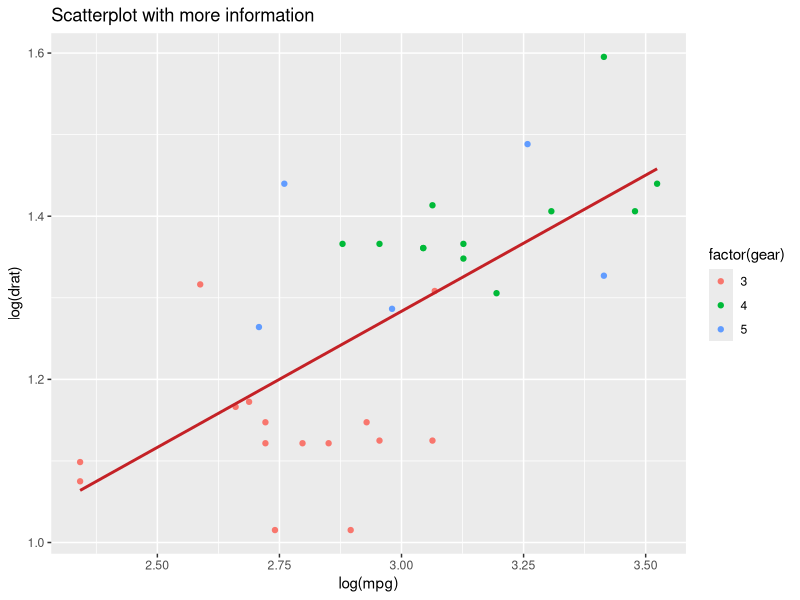
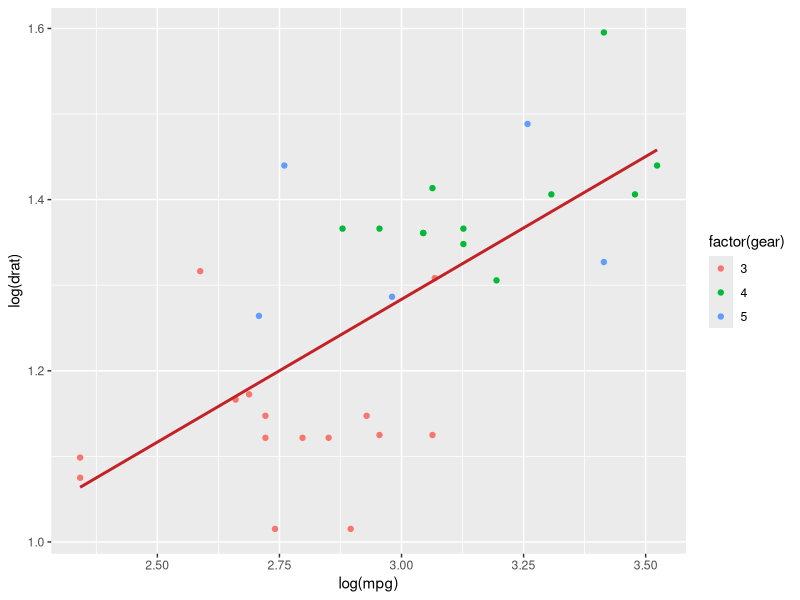

Source code (R) for these figures, in order:
library(ggplot2)
new_graph <- ggplot(mtcars, aes(x = log(mpg), y = log(drat))) +
  geom_point(aes(color = factor(gear))) +
  stat_smooth(method = "lm", col = "#C42126", se = FALSE, size = 1)
new_graph + labs(title = "Scatterplot with more information")
print(new_graph)
